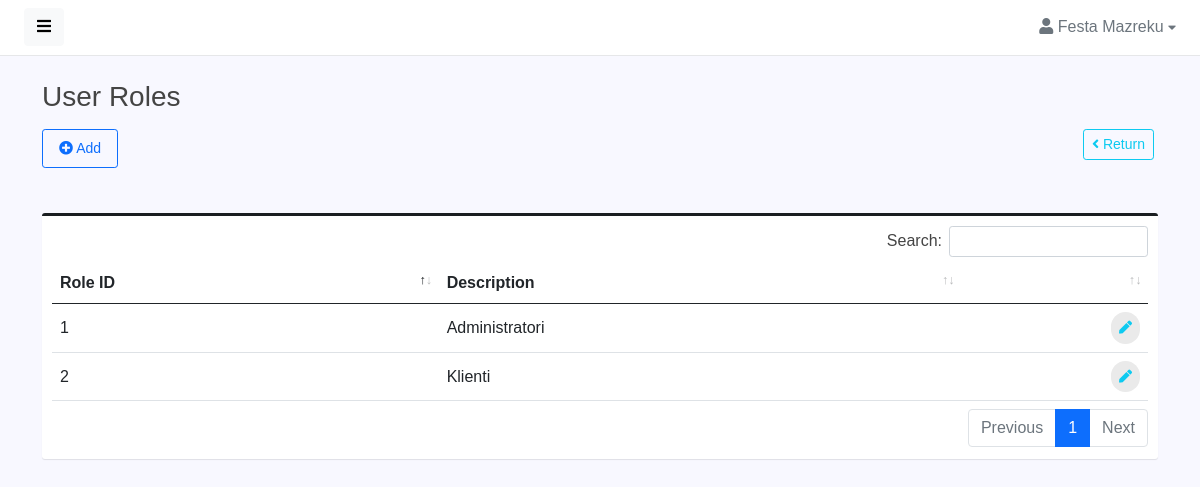
The app's page /admin/roles.php (signed in) with its own data.
### tables this page shows
CREATE TABLE IF NOT EXISTS `perdoruesi` (
  `id` int(10) NOT NULL AUTO_INCREMENT,
  `emri` varchar(30) NOT NULL,
  `mbiemri` varchar(30) NOT NULL,
  `email` varchar(30) NOT NULL,
  `password` varchar(30) NOT NULL,
  `roli` int(1) NOT NULL,
  PRIMARY KEY (`id`),
  KEY `roli` (`roli`)
);

CREATE TABLE IF NOT EXISTS `roli` (
  `roli` int(1) NOT NULL,
  `r_pershkrimi` varchar(15) NOT NULL,
  PRIMARY KEY (`roli`)
);

### admin/roles.php (the view, shortened to what this page needs)
<?php
if(isset($_SESSION['email']) && isset($_SESSION['roli'])) {
if($_SESSION['roli'] == 1) {
?>
<!DOCTYPE html>
<html lang="en">
<head>
    <link href="assets/vendor/fontawesome/css/fontawesome.min.css" rel="stylesheet">
    <link href="assets/vendor/fontawesome/css/solid.min.css" rel="stylesheet">
    <link href="assets/vendor/fontawesome/css/brands.min.css" rel="stylesheet">
    <link href="assets/vendor/bootstrap/css/bootstrap.min.css" rel="stylesheet">
    <link href="assets/vendor/DataTables/datatables.min.css" rel="stylesheet">
    <link href="assets/css/master.css" rel="stylesheet">
</head>
<body>
    <div class="wrapper">
        <div id="body" class="active">
            <?php include 'src/components/navbarProfile.php'?>
            <div class="content">
                <div class="container">
                    <div class="page-title">
                        <h3> User Roles </h3>
                        <a href="users.php" class="btn btn-sm btn-outline-info float-end me-1"><i class="fas fa-angle-left"></i> <span class="btn-header">Return</span></a>
                        <div id="myTab" role="tablist" class="nav">
                            <a href="#home" id="home-tab" data-bs-toggle="tab" role="tab" aria-controls="home" aria-selected="false" class="btn btn-sm btn-outline-primary float-start nav-link">
                            <i class="fas fa-plus-circle"></i> Add</a>
                        </div>
                    </div>
                    <div class="tab-content" id="myTabContent">
                    </div>
                    <div class="box box-primary">
                        <div class="box-body">
                            <table width="100%" class="table table-hover" id="dataTables-example">
                                <thead>
                                    <tr>
                                        <th>Role ID</th>
                                        <th>Description</th>
                                        <th></th>
                                    </tr>
                                </thead>
                                <tbody>
                                <?php
                                    require "../database/connect.php";
                                    $stmt = $connect->prepare("SELECT * FROM roli");
                                    $stmt->execute();
                                    $result = $stmt->get_result();
                                    while($row = $result->fetch_assoc()):
                                ?>
                                    <tr>
                                        <td title="roli"><?= $row['roli'] ?></td>
                                        <td><?= $row['r_pershkrimi'] ?></td>
                                        <td class="text-end">
                                            <a href="" class="btn btn-outline-info btn-rounded"><i class="fas fa-pen"></i></a>
                                        </td>
                                    </tr>
                                <?php endwhile; ?>
                                </tbody>
                            </table>
                        </div>
                    </div>
                </div>
            </div>
        </div>
    </div>
</body>
</html>
<?php
}
    else {
        header("Location: index.php");
    }
}
else {
    header("Location: login.php");
}
?>

### admin/src/components/navbarProfile.php (shortened to what this page needs)
<?php
if(isset($_SESSION['email'])) {
$email = $_SESSION['email'];
?>
<?php
    require "../database/connect.php";
    $stmt = $connect->prepare("SELECT * FROM perdoruesi WHERE email='$email'");
    $stmt->execute();
    $result = $stmt->get_result();
    while($row = $result->fetch_assoc()):
?>
<nav class="navbar navbar-expand-lg navbar-white bg-white">
    <button type="button" id="sidebarCollapse" class="btn btn-light">
        <i class="fas fa-bars"></i><span></span>
    </button>
    <div class="collapse navbar-collapse" id="navbarSupportedContent">
        <ul class="nav navbar-nav ms-auto">
            <li class="nav-item dropdown">
                <div class="nav-dropdown">
                    <a href="#" id="nav2" class="nav-item nav-link dropdown-toggle text-secondary" data-bs-toggle="dropdown" aria-expanded="false">
                        <i class="fas fa-user"></i> <span><?= $row['emri'] ?> <?= $row['mbiemri'] ?></span> <i style="font-size: .8em;" class="fas fa-caret-down"></i>
                    </a>
                </div>
            </li>
        </ul>
    </div>
</nav>
<?php endwhile; ?>
<?php
}
else {
    echo'<script> location.replace("login.php"); </script>';
}
?>

### admin/assets/css/master.css (style rules this page uses)
body, h1, .h1, h2, .h2, h3, .h3, h4, .h4, h5, .h5, h6, .h6, p, a, td { -moz-osx-font-smoothing: grayscale; -webkit-font-smoothing: antialiased; }
body { width: 100%; height: 100%; background: ghostwhite; font-family: 'Nueva Std', sans-serif; font-size: 1rem; color: #444; }
.wrapper { display: flex; width: 100%; align-items: stretch; overflow-x: hidden }
#body { width: 100%; padding: 0; min-height: 100vh; transition: all 0.3s; }
#body>.navbar { padding: 0 1.5rem; min-height: 54px; box-shadow: none; border-bottom: 1px solid rgba(101, 109, 119, .16); }
#body>.content { position: relative; padding: .5rem; }
#body .content .page-title h3 { margin: 1rem 0; }
.page-title { margin: 0; font-size: 1.5rem; line-height: 1.5555556; }
.box { position: relative; border-radius: 3px; background: #ffffff; border-top: 3px solid #d2d6de; margin-bottom: 20px; width: 100%; box-shadow: 0 1px 1px rgba(0, 0, 0, 0.1); }
.box-body { border-top-left-radius: 0; border-top-right-radius: 0; border-bottom-right-radius: 3px; border-bottom-left-radius: 3px; padding: 10px; }
.box-primary { border-top-color: #1a1e21; }
.btn-rounded { border-radius: 10em; padding: 6px 8px; font-size: small; text-transform: none; text-shadow: none !important; background: #eaeaea; border-color: transparent; border: none; }
#myTab { margin-bottom: 15px; }
a, a:hover, a:focus { color: inherit; text-decoration: none; transition: all 0.3s; }
.table td, .table th { vertical-align: middle; }
table.dataTable thead .sorting:before, table.dataTable thead .sorting:after, table.dataTable thead .sorting_asc:before, table.dataTable thead .sorting_asc:after, table.dataTable thead .sorting_desc:before, table.dataTable thead .sorting_desc:after, table.dataTable thead .sorting_asc_disabled:before, table.dataTable thead .sorting_asc_disabled:after, table.dataTable thead .sorting_desc_disabled:before, table.dataTable thead .sorting_desc_disabled:after { font-size: .8rem; bottom: .9rem; }
.tab-content { padding: 15px; }
@media (min-width: 200px) { .navbar-expand-lg .navbar-collapse { display: -ms-flexbox !important; display: flex !important; -ms-flex-preferred-size: auto; flex-basis: auto; } }
@media (min-width: 200px) { .navbar-expand-lg .navbar-nav { -ms-flex-direction: row; flex-direction: row; } }

### admin/assets/components/navbar/navbar-dropdowns.css (style rules this page uses)
.nav-dropdown .nav-link { color: #B2EBF2; line-height: 1.42857; padding: 1rem 0 1rem 1rem !important; }
.nav-dropdown .nav-link::after { display: none; }

### records on screen
perdoruesi: emri "Festa", mbiemri "Mazreku"
roli: roli "1", r_pershkrimi "Administratori"
roli: roli "2", r_pershkrimi "Klienti"
